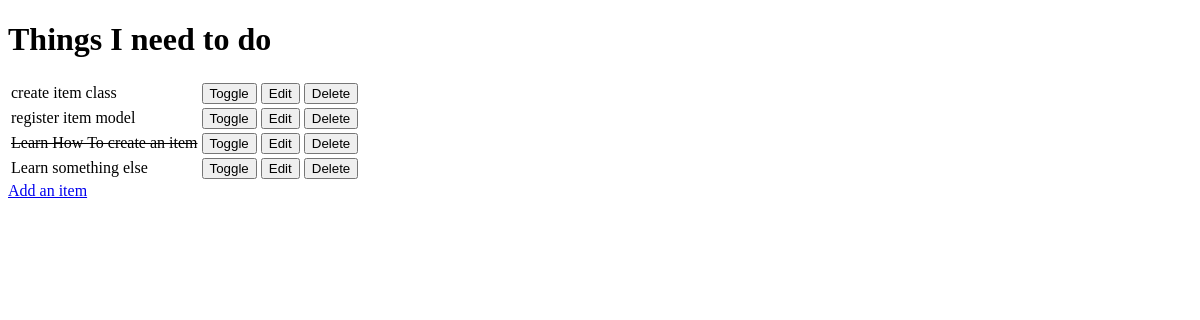
/, run on an earlier commit of the app's database.
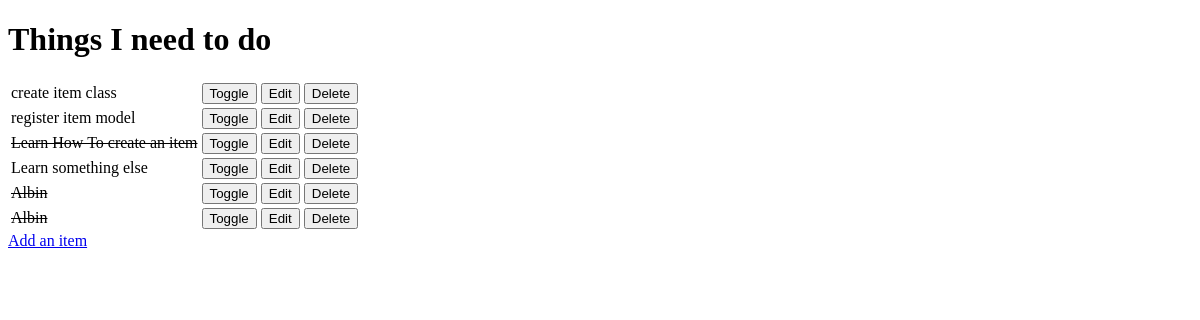
And on a later commit of the database.
### todo/models.py (models this page shows, shortened)
class Item(models.Model):
    name = models.CharField(max_length=50, null=False, blank=False)
    done = models.BooleanField(null=False, blank=False, default=False)

### todo/views.py (the view)
# urls.py: path("", views.get_todo_list, name="get_todo_list"),
def get_todo_list(request):
    items = Item.objects.all()
    context = {
        "items": items
    }
    return render(request, "todo/todo_list.html", context)

### todo/templates/todo/todo_list.html (shortened to what this page needs)
<!DOCTYPE html>
<html lang="en">
<head>
</head>
<body>
    <h1>Things I need to do</h1>
    <table>
        {% for item in items%}
        <tr>
            {% if item.done %}
            <td>
                <strike>{{ item.name }}</strike>
            </td>
            {% else %}
            <td>{{ item.name }}</td>
            {% endif %}
            <td>
                <a href="/toggle/{{ item.id }}">
                    <button>Toggle</button>
                </a>
            </td>
            <td>
                <a href="/edit/{{ item.id }}">
                    <button>Edit</button>
                </a>
            </td>
            <td>
                <a href="/delete/{{ item.id }}">
                    <button>Delete</button>
                </a>
            </td>
        </tr>
        {% empty %}
        <tr>
            <td>
                You Have Nothin To Do.
            </td>
        </tr>
        {% endfor %}
    </table>
    <a href="/add">Add an item</a>
</body>
</html>

What changed in the data, as far as the page shows it:
added Item: name "Albin"
added Item: name "Albin"
